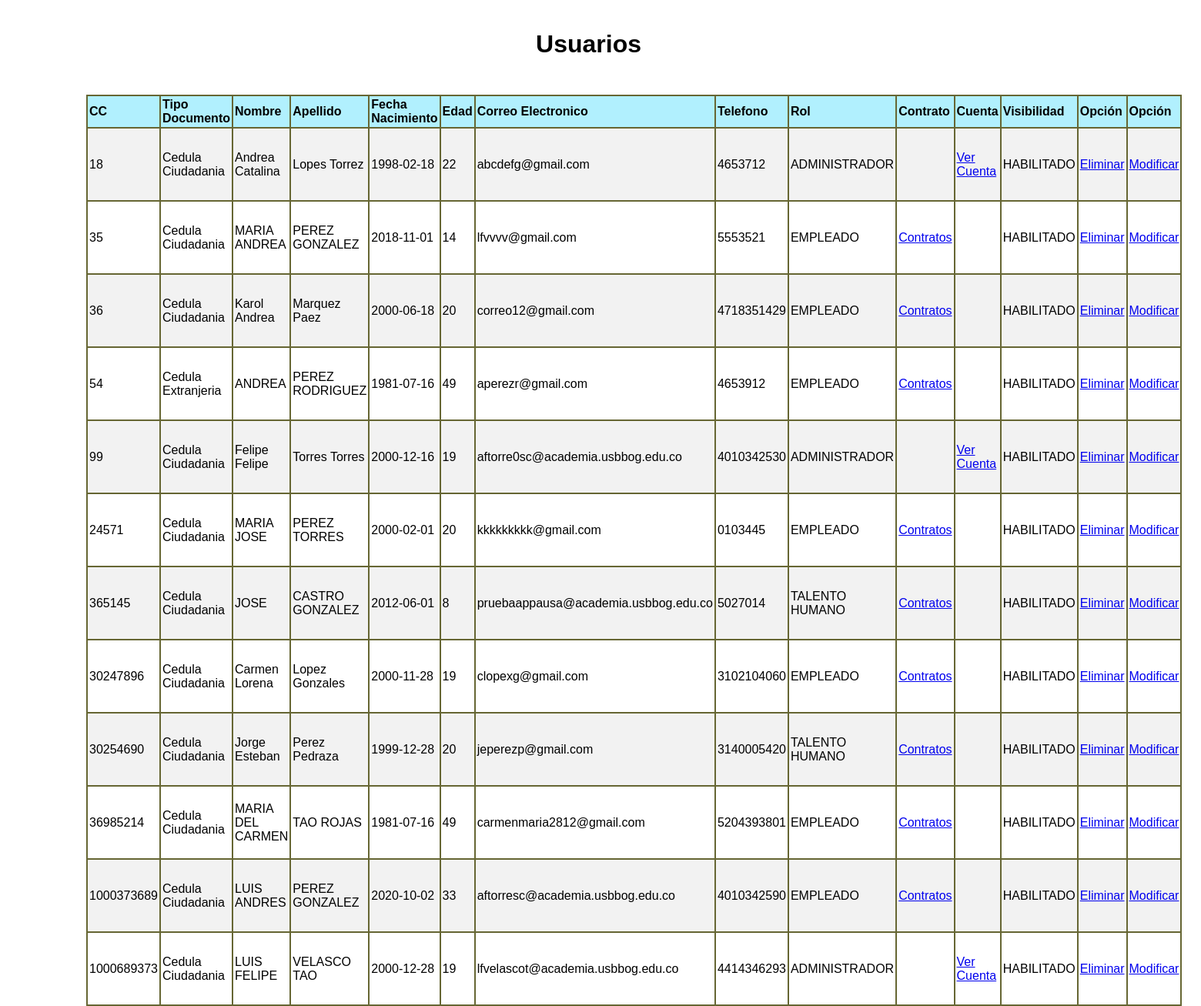
The app's page /appausaweb/verUsuarios.php (signed in) with its own data.
### tables this page shows
CREATE TABLE `usuario` (
  `cc` bigint(10) NOT NULL,
  `tipo_doc` varchar(45) NOT NULL,
  `pnombre` varchar(45) NOT NULL,
  `snombre` varchar(45) DEFAULT NULL,
  `papellido` varchar(45) NOT NULL,
  `sapellido` varchar(45) NOT NULL,
  `fecha_nam` date NOT NULL,
  `edad` int(2) NOT NULL,
  `correo_electronico` varchar(150) NOT NULL,
  `telefono` varchar(10) NOT NULL,
  `rol` varchar(45) DEFAULT NULL,
  `e` int(1) NOT NULL
);

### appausaweb/mcript.php (called while the page is built, shortened)
<?php
$clave  = 'appausa usbbog';
$method = 'aes-256-cbc';
$iv = base64_decode("C9fBxl1AgWcxY1/M8jfstw==");
 $teldesencriptar = function($num){
	$cad = strval($num);
	if (strlen($cad) == 10){
		$mitad1 = substr($cad, 0, -5);
		$mitad2 = substr($cad, -5, 6);
		return  $mitad1[2].$mitad1[3].$mitad1[1].$mitad1[4].$mitad1[0].$mitad2[2].$mitad2[3].$mitad2[1].$mitad2[4].$mitad2[0];
	} elseif(strlen($cad) == 7){
		return $cad[3].$cad[5].$cad[4].$cad[0].$cad[6].$cad[2].$cad[1];
	}
 };
 $desencriptar = function ($valor) use ($method, $clave, $iv) {
     return openssl_decrypt($valor, $method, $clave, false, $iv);
 };
 ?>

### appausaweb/verUsuarios.php (the view, shortened to what this page needs)
<!DOCTYPE html PUBLIC "-//W3C//DTD XHTML 1.0 Transitional//EN" "http://www.w3.org/TR/xhtml1/DTD/xhtml1-transitional.dtd">
<html xmlns="http://www.w3.org/1999/xhtml">
<head>
<link href="multi/formularios2.css" rel="stylesheet" type="text/css" />
</head>
<body>
<div id="apDiv1">
<div id="apDiv3">
<table width="1332" height="212" border=1 cellspacing=0 cellpadding=2 bordercolor="666633">
  <tr bgcolor="#B1F0FE">
    <td><b>CC</b></td>
    <td><b>Tipo Documento</b></td>
    <td><b>Nombre</b></td>
    <td><b>Apellido</b></td>
    <td><b>Fecha Nacimiento</b></td>
    <td><b>Edad</b></td>
    <td><b>Correo Electronico</b></td>
    <td><b>Telefono</b></td>
    <td><b>Rol</b></td>
    <td><b>Contrato</b></td>
    <td><b>Cuenta</b></td>
    <td><b>Visibilidad</b></td>
    <td><b>Opción</b></td>
    <td><b>Opción</b></td>
  </tr>
  	<?php
		include_once("conexion.php");
		$con=mysqli_connect($host,$usuario,$clave,$bd) or die("ERROR");
		mysqli_set_charset($con,"utf8");
		$sql="SELECT * from usuario";
		$result=mysqli_query($con,$sql);
		if(mysqli_num_rows($result) != 0){
		while($mostrar=mysqli_fetch_array($result)){
			if ($mostrar['e'] == 1){
				$v = "HABILITADO";
			} else {
				$v = "INHABILITADO";
			}
			$pnombre = $mostrar['pnombre'];
			if (!empty($mostrar['snombre'])){
				$snombre = $mostrar['snombre'];
			} else {
				$snombre = "";
			}
			$papellido = $mostrar['papellido'];
			$sapellido = $mostrar['sapellido'];
			include_once("mcript.php");
			$dato_desencriptado = $desencriptar($mostrar['correo_electronico']);
			$telefono = $teldesencriptar($mostrar['telefono']);
	?>
    <tr>
    <td height="89"><?php echo $mostrar['cc'] ?></td>
    <td><?php echo $mostrar['tipo_doc'] ?></td>
    <td><?php echo "$pnombre $snombre" ?></td>
    <td><?php echo "$papellido $sapellido" ?></td>
    <td><?php echo $mostrar['fecha_nam'] ?></td>
    <td><?php echo $mostrar['edad'] ?></td>
    <td><?php echo $dato_desencriptado ?></td>
    <td><?php echo $telefono ?></td>
    <td><?php echo $mostrar['rol'] ?></td>
	<?php if ($mostrar['rol'] != "ADMINISTRADOR"){?>
			<td><a href="contratos.php?emp=<?php echo $mostrar['cc']?>">Contratos</a></td>
	<?php 	} else { ?>
		<td></td>
	 <?php }?>
     <?php
		if ($mostrar['rol'] == "ADMINISTRADOR"){?>
			<td><a class="btn btn-primary"  href="buscarCuenta.php?ccc=<?php echo $mostrar['cc'];?>&add="><i class="fa fa-trash-o fa-lg" aria-hidden="true"></i>Ver Cuenta</a></td>
	<?php 	} else { ?>
		<td></td>
	 <?php }?>
     <td><?php echo $v ?></td>
    <td><a class="btn btn-primary" href="eliminarUsuario1.php?id=<?php echo $mostrar['cc'];?>"><i class="fa fa-trash-o fa-lg" aria-hidden="true"></i>Eliminar</a></td>
    <td><a class="btn btn-primary"  href="modificarUsuario1.php?id=<?php echo $mostrar['cc']; ?>"><i class="fa fa-trash-o fa-lg" aria-hidden="true"></i>Modificar</a></td>
    </tr>
      	<?php
		}
		}
	 ?>
</table>
</div>
<div id="apDiv4"><h1 align="center">Usuarios</h1></div></div>
</body>
</html>

### appausaweb/multi/formularios2.css (style rules this page uses)
tr:nth-child(even) { background-color: #f2f2f2; }

### appausaweb/verUsuarios.php (style rules this page uses)
BODY { font-family:Arial, Helvetica, sans-serif }
#apDiv1 { position: absolute; left: 0px; top: 0px; width: 1583px; height: 488px; z-index: 1; }
#apDiv3 { position: absolute; left: 112px; top: 123px; width: 861px; height: 308px; z-index: 3; }
#apDiv4 { position: absolute; left: 370px; top: 18px; width: 789px; height: 48px; z-index: 4; }

### records on screen
usuario: cc "18", tipo_doc "Cedula Ciudadania", pnombre "Andrea", snombre "Catalina", papellido "Lopes", sapellido "Torrez", fecha_nam "1998-02-18", edad "22", correo_electronico "abcdefg@gmail.com", telefono "4653712", rol "ADMINISTRADOR", e "HABILITADO"
usuario: cc "35", tipo_doc "Cedula Ciudadania", pnombre "MARIA", snombre "ANDREA", papellido "PEREZ", sapellido "GONZALEZ", fecha_nam "2018-11-01", edad "14", correo_electronico "lfvvvv@gmail.com", telefono "5553521", rol "EMPLEADO", e "HABILITADO"
usuario: cc "36", tipo_doc "Cedula Ciudadania", pnombre "Karol", snombre "Andrea", papellido "Marquez", sapellido "Paez", fecha_nam "2000-06-18", edad "20", correo_electronico "correo12@gmail.com", telefono "4718351429", rol "EMPLEADO", e "HABILITADO"
usuario: cc "54", tipo_doc "Cedula Extranjeria", pnombre "ANDREA", papellido "PEREZ", sapellido "RODRIGUEZ", fecha_nam "1981-07-16", edad "49", correo_electronico "aperezr@gmail.com", telefono "4653912", rol "EMPLEADO", e "HABILITADO"
usuario: cc "99", tipo_doc "Cedula Ciudadania", pnombre "Felipe", snombre "Felipe", papellido "Torres", sapellido "Torres", fecha_nam "2000-12-16", edad "19", correo_electronico "aftorre0sc@academia.usbbog.edu.co", telefono "4010342530", rol "ADMINISTRADOR", e "HABILITADO"
usuario: cc "24571", tipo_doc "Cedula Ciudadania", pnombre "MARIA", snombre "JOSE", papellido "PEREZ", sapellido "TORRES", fecha_nam "2000-02-01", edad "20", correo_electronico "kkkkkkkkk@gmail.com", telefono "0103445", rol "EMPLEADO", e "HABILITADO"
usuario: cc "365145", tipo_doc "Cedula Ciudadania", pnombre "JOSE", papellido "CASTRO", sapellido "GONZALEZ", fecha_nam "2012-06-01", edad "8", correo_electronico "pruebaappausa@academia.usbbog.edu.co", telefono "5027014", rol "TALENTO HUMANO", e "HABILITADO"
usuario: cc "30247896", tipo_doc "Cedula Ciudadania", pnombre "Carmen", snombre "Lorena", papellido "Lopez", sapellido "Gonzales", fecha_nam "2000-11-28", edad "19", correo_electronico "clopexg@gmail.com", telefono "3102104060", rol "EMPLEADO", e "HABILITADO"
usuario: cc "30254690", tipo_doc "Cedula Ciudadania", pnombre "Jorge", snombre "Esteban", papellido "Perez", sapellido "Pedraza", fecha_nam "1999-12-28", edad "20", correo_electronico "jeperezp@gmail.com", telefono "3140005420", rol "TALENTO HUMANO", e "HABILITADO"
usuario: cc "36985214", tipo_doc "Cedula Ciudadania", pnombre "MARIA", snombre "DEL CARMEN", papellido "TAO", sapellido "ROJAS", fecha_nam "1981-07-16", edad "49", correo_electronico "carmenmaria2812@gmail.com", telefono "5204393801", rol "EMPLEADO", e "HABILITADO"
usuario: cc "1000373689", tipo_doc "Cedula Ciudadania", pnombre "LUIS", snombre "ANDRES", papellido "PEREZ", sapellido "GONZALEZ", fecha_nam "2020-10-02", edad "33", correo_electronico "aftorresc@academia.usbbog.edu.co", telefono "4010342590", rol "EMPLEADO", e "HABILITADO"
usuario: cc "1000689373", tipo_doc "Cedula Ciudadania", pnombre "LUIS", snombre "FELIPE", papellido "VELASCO", sapellido "TAO", fecha_nam "2000-12-28", edad "19", correo_electronico "lfvelascot@academia.usbbog.edu.co", telefono "4414346293", rol "ADMINISTRADOR", e "HABILITADO"
